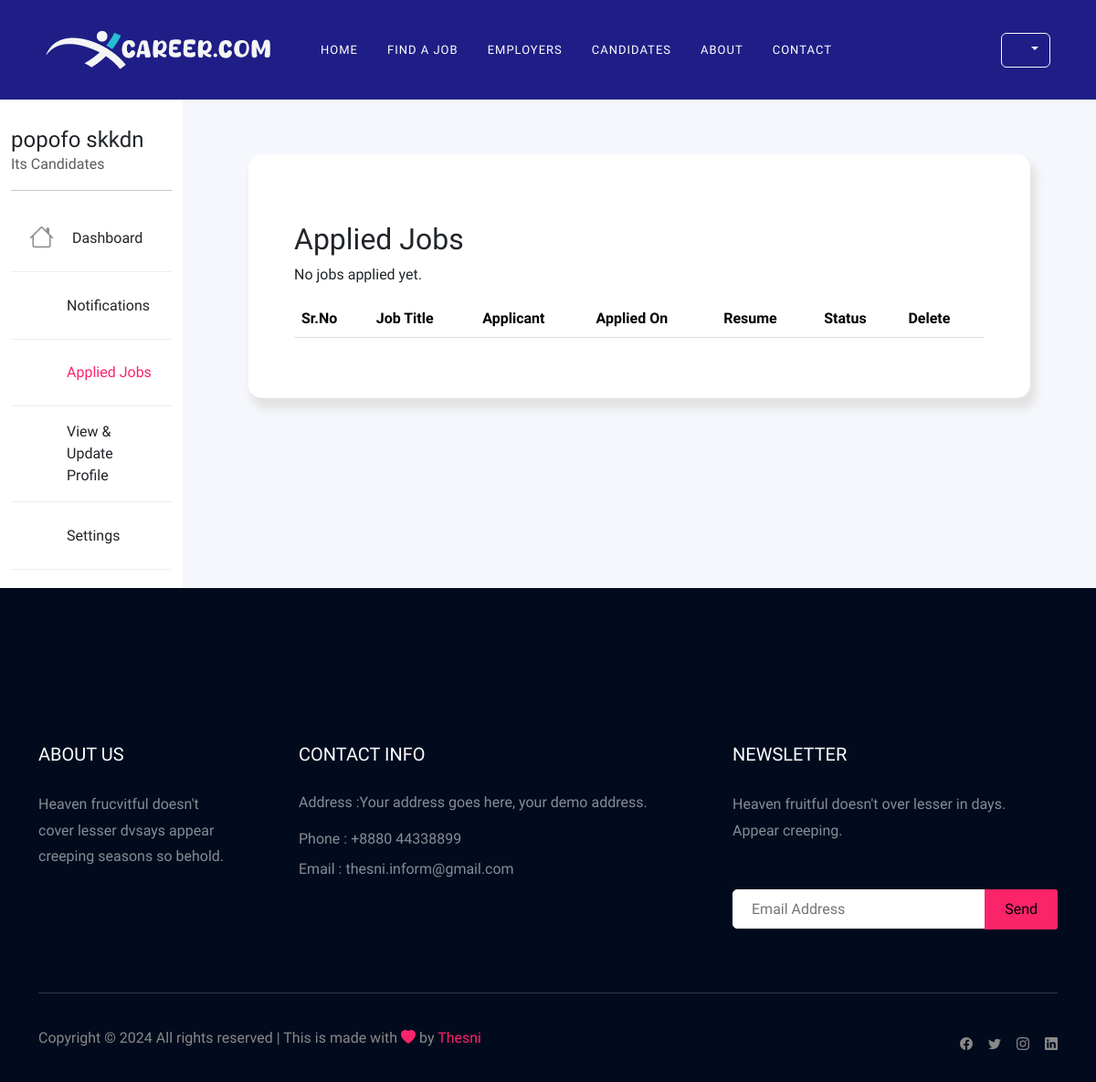
/applied_jobs/ (signed in), run on an earlier commit of the app's database.
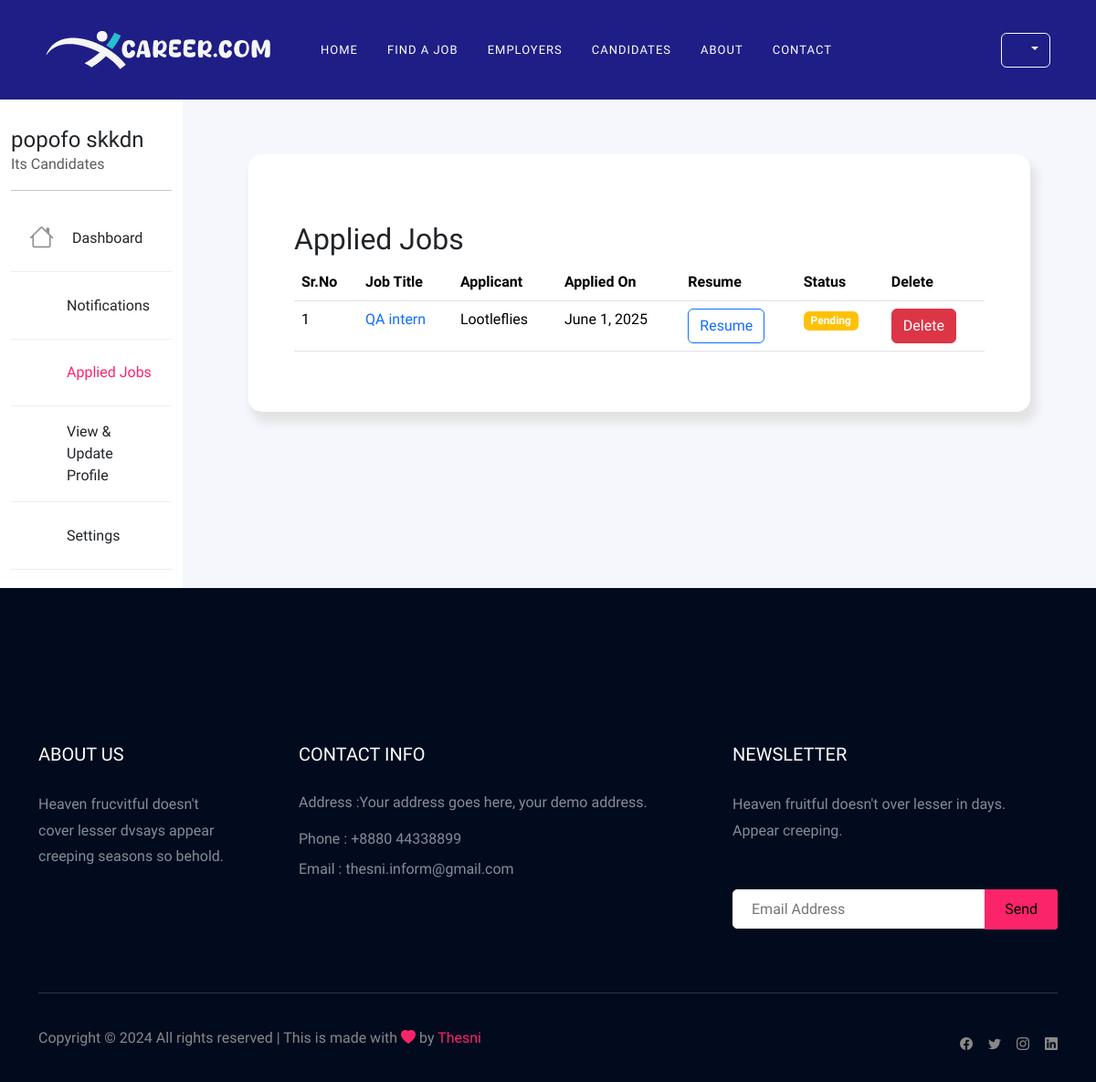
And on a later commit of the database.
### user/models.py (models this page shows, shortened)
class Application(models.Model):
    company = models.CharField(max_length=200, default="")
    job = models.ForeignKey(Job, on_delete=models.CASCADE)
    applicant = models.ForeignKey(Applicant, on_delete=models.CASCADE)
    resume = models.ImageField(upload_to="resumes/")
    apply_date = models.DateField(auto_now_add=True)
    status = models.CharField(max_length=20, choices=[('pending', 'Pending'), ('accepted', 'Accepted'), ('rejected', 'Rejected')], default='pending')

class Job(models.Model):
    company = models.ForeignKey(Company, on_delete=models.CASCADE)
    start_date = models.DateField()
    end_date = models.DateField()
    title = models.CharField(max_length=200)
    salary = models.FloatField()
    image = models.ImageField(upload_to="jobs/", null=True, blank=True)
    description = models.TextField(max_length=400)
    experience = models.CharField(max_length=100)
    location = models.CharField(max_length=100)
    skills = models.CharField(max_length=200)
    creation_date = models.DateField()
    featured = models.BooleanField(default=False)
    FULL_TIME = 'full'
    PART_TIME = 'part'
    BOTH = 'both'
    JOB_TYPE_CHOICES = [
        (FULL_TIME, 'Full Time'),
        (PART_TIME, 'Part Time'),
        (BOTH, 'Both (Full-Time and Part-Time)'),
    ]
    OFFICE = 'office'
    HOME = 'home'
    FIELD = 'field'
    WORK_LOCATION_CHOICES = [
        (OFFICE, 'Work from office'),
        (HOME, 'Work from home'),
        (FIELD, 'Field job'),
    ]
    title = models.CharField(max_length=255)
    job_type = models.CharField(max_length=10, choices=JOB_TYPE_CHOICES, default=FULL_TIME)
    work_location = models.CharField(max_length=10, choices=WORK_LOCATION_CHOICES, default=OFFICE)

class Company(models.Model):
    user = models.OneToOneField(User, on_delete=models.CASCADE)
    phone = models.CharField(max_length=10)
    image = models.ImageField(upload_to="companies/", null=True, blank=True)
    type = models.CharField(max_length=15)
    status = models.CharField(max_length=20)
    description = models.TextField(null=True, blank=True)
    company_name = models.CharField(max_length=100)
    website = models.TextField(null=True, blank=True)

### user/views.py (the view)
# urls.py: path("applied_jobs/", views.applied_jobs, name="applied_jobs"),
def applied_jobs(request):
    if request.user.is_authenticated:
        try:
            applicant = Applicant.objects.get(user=request.user)
            applied_jobs = Application.objects.filter(applicant=applicant).select_related('job').order_by('-apply_date')
            applied_jobs_count = applied_jobs.count()
            return render(request, 'admin/candidates/applied_jobs.html',   {
                           'applied_jobs': applied_jobs,
                           'applied_jobs_count': applied_jobs_count,
                           'username': request.user.username
                           })
        except Applicant.DoesNotExist:
            return redirect('login')
    else:
        return redirect('login')

### user/context_processors.py (called while the page is built)
def user_role(request):
    user = request.user
    if user.is_authenticated:
        try:
            applicant = Applicant.objects.get(user=user)
            return {'is_applicant': True, 'is_company': False}
        except Applicant.DoesNotExist:
            pass
        try:
            company = Company.objects.get(user=user)
            return {'is_applicant': False, 'is_company': True}
        except Company.DoesNotExist:
            pass
    return {'is_applicant': False, 'is_company': False}

### templates/admin/candidates/applied_jobs.html (shortened to what this page needs)
{% extends 'base.html' %}
{% block content %}
{% load static %}
<section class="contact">
  <div class="container-fluid">
    <div class="row">
      {% include 'admin_sidemenu.html' %}
      <div class="col-md-10 bg_color">
        <div class="content_area">
          <div class=" mt-4">
            <h2>Applied Jobs</h2>
    <div class="table-responsive">
            <table class="table table-hover" id="example">
              <thead>
                <tr>
                  <th>Sr.No</th>
                  <th>Job Title</th>
                  <th>Applicant</th>
                  <th>Applied On</th>
                  <th>Resume</th>
                  <th>Status</th>
                  <th>Delete</th>
                </tr>
              </thead>
              <tbody>
                {% if applied_jobs %}
                {% for application in applied_jobs %}
                <tr>
                  <td>{{forloop.counter}}</td>
                  <td><a href="/job_details/{{ application.job.id }}/">{{ application.job.title }}</a></td>
                  <td> {{ application.job.company.company_name }}</td>
                  <td>{{ application.apply_date }}</td>
                  <td><a href="{{application.resume.url}}" class="btn  btn-outline-primary" target="_blank">Resume</a></td>
                  <td>
                    {% if application.status == 'accepted' %}
                    <span class="badge bg-success">Accepted</span>
                    {% elif application.status == 'rejected' %}
                    <span class="badge bg-danger">Rejected</span>
                    {% else %}
                    <span class="badge bg-warning">Pending</span>
                    {% endif %}
                  </td>
                  <td>
                    <form action="{% url 'user:delete_applied_job' application.id %}" method="post" style="display:inline;">
                      <button type="submit" class="btn btn-danger"
                        onclick="return confirm('Are you sure you want to delete this Job?');">Delete</button>
                    </form>
                  </td>
                </tr>
                {% endfor %}
                {% else %}
                <p>No jobs applied yet.</p>
                {% endif %}
              </tbody>
            </table>
</div>
          </div>
        </div>
      </div>
    </div>
</section>
{% endblock %}

What changed in the data, as far as the page shows it:
added Application: job "QA intern", job.company.company_name "Lootleflies", apply_date "June 1, 2025", status "Pending"
Also different on the page:
text no longer shown: "No jobs applied yet."
